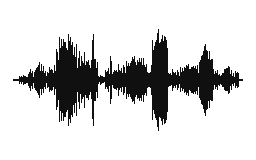
#> input picture images/voice_gi.gif, 256 x 160 px
$ python check.py
#> lines starting #> are read from the running program, lines starting #| are printed output that depends on the picture
from PIL import Image
import os

path_v = os.path.join(os.path.dirname(__file__), 'images')

def count_frames(filename):
#> called with filename = 'images/voice_gi.gif'
    with Image.open(filename) as img:
#> img is the input picture: PIL image 256x160 P; mean R, G, B, A 14.4, 14.4, 14.4, 45.7
        frames = 0
        try:
            while True:
                img.seek(img.tell() + 1)
                frames += 1
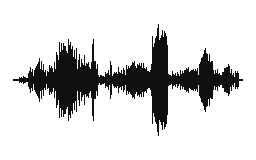
#> img: PIL image 256x160 RGBA; mean R, G, B, A 14.3, 14.3, 14.3, 43.3; transparent parts drawn white
#> after the loop, frames = 5
        except EOFError:
            return frames

print(count_frames(os.path.join(path_v, 'voice_gi.gif')))
